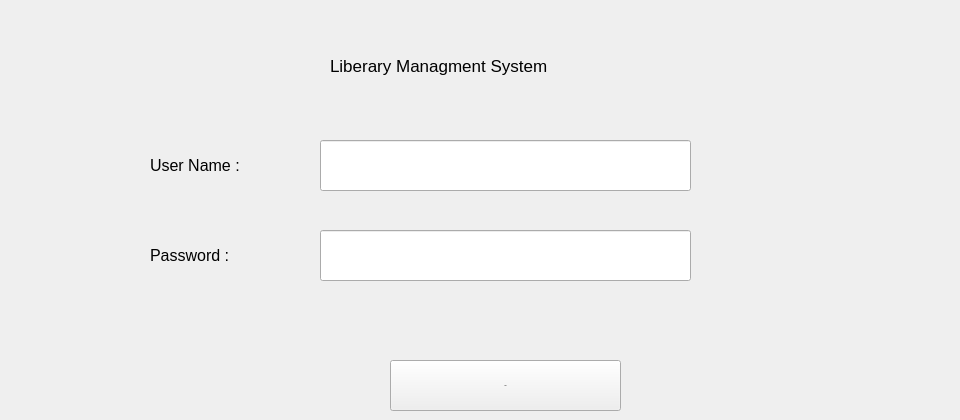
    <widget class="QWidget" name="tab_17">
     <attribute name="title">
      <string>Login</string>
     </attribute>
     <widget class="QLabel" name="label_109">
      <property name="geometry">
       <rect>
        <x>150</x>
        <y>240</y>
        <width>141</width>
        <height>31</height>
       </rect>
      </property>
      <property name="font">
       <font>
        <family>Segoe UI</family>
        <pointsize>12</pointsize>
       </font>
      </property>
      <property name="text">
       <string>Password :</string>
      </property>
     </widget>
     <widget class="QLineEdit" name="lineEdit_99">
      <property name="geometry">
       <rect>
        <x>320</x>
        <y>230</y>
        <width>371</width>
        <height>51</height>
       </rect>
      </property>
      <property name="echoMode">
       <enum>QLineEdit::Password</enum>
      </property>
     </widget>
     <widget class="QLineEdit" name="lineEdit_100">
      <property name="geometry">
       <rect>
        <x>320</x>
        <y>140</y>
        <width>371</width>
        <height>51</height>
       </rect>
      </property>
     </widget>
     <widget class="QPushButton" name="pushButton_80">
      <property name="geometry">
       <rect>
        <x>390</x>
        <y>360</y>
        <width>231</width>
        <height>51</height>
       </rect>
      </property>
      <property name="font">
       <font>
        <pointsize>-1</pointsize>
       </font>
      </property>
      <property name="text">
       <string>Login</string>
      </property>
     </widget>
     <widget class="QLabel" name="label_111">
      <property name="geometry">
       <rect>
        <x>150</x>
        <y>150</y>
        <width>141</width>
        <height>31</height>
       </rect>
      </property>
      <property name="font">
       <font>
        <family>Segoe UI</family>
        <pointsize>12</pointsize>
       </font>
      </property>
      <property name="text">
       <string>User Name :</string>
      </property>
     </widget>
     <widget class="QLabel" name="label_23">
      <property name="geometry">
       <rect>
        <x>780</x>
        <y>10</y>
        <width>171</width>
        <height>171</height>
       </rect>
      </property>
      <property name="text">
       <string/>
      </property>
      <property name="pixmap">
       <pixmap resource="img.qrc">:/img/img/nile.png</pixmap>
      </property>
      <property name="scaledContents">
       <bool>true</bool>
      </property>
     </widget>
     <widget class="QLabel" name="label_27">
      <property name="geometry">
       <rect>
        <x>330</x>
        <y>50</y>
        <width>371</width>
        <height>31</height>
       </rect>
      </property>
      <property name="font">
       <font>
        <pointsize>13</pointsize>
       </font>
      </property>
      <property name="text">
       <string>Liberary Managment System</string>
      </property>
     </widget>
    </widget>
